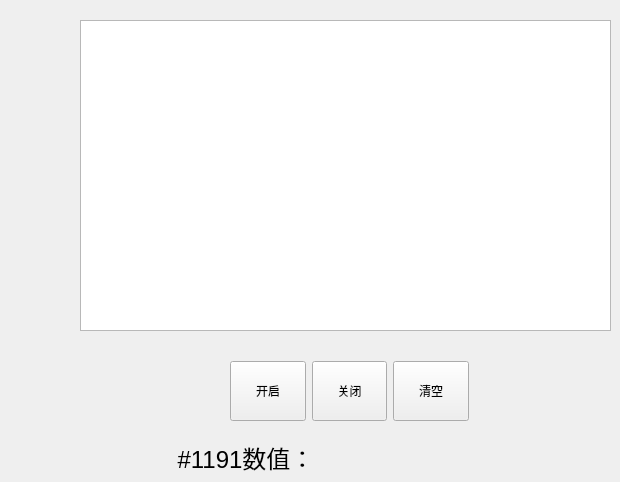
      <widget class="QWidget" name="tab_6">
       <attribute name="title">
        <string>热误差补偿</string>
       </attribute>
       <widget class="QTextBrowser" name="comp_textBrowser">
        <property name="geometry">
         <rect>
          <x>80</x>
          <y>20</y>
          <width>531</width>
          <height>311</height>
         </rect>
        </property>
       </widget>
       <widget class="QWidget" name="layoutWidget">
        <property name="geometry">
         <rect>
          <x>230</x>
          <y>360</y>
          <width>239</width>
          <height>62</height>
         </rect>
        </property>
        <layout class="QHBoxLayout" name="horizontalLayout_7">
         <item>
          <widget class="QPushButton" name="startcomp_pushButton">
           <property name="minimumSize">
            <size>
             <width>75</width>
             <height>60</height>
            </size>
           </property>
           <property name="text">
            <string>开启</string>
           </property>
          </widget>
         </item>
         <item>
          <widget class="QPushButton" name="closecomp_pushButton">
           <property name="minimumSize">
            <size>
             <width>75</width>
             <height>60</height>
            </size>
           </property>
           <property name="text">
            <string>关闭</string>
           </property>
          </widget>
         </item>
         <item>
          <widget class="QPushButton" name="clearcomp_pushButton">
           <property name="minimumSize">
            <size>
             <width>75</width>
             <height>60</height>
            </size>
           </property>
           <property name="text">
            <string>清空</string>
           </property>
          </widget>
         </item>
        </layout>
       </widget>
       <widget class="QWidget" name="layoutWidget_2">
        <property name="geometry">
         <rect>
          <x>170</x>
          <y>440</y>
          <width>358</width>
          <height>33</height>
         </rect>
        </property>
        <layout class="QHBoxLayout" name="horizontalLayout_14">
         <item>
          <widget class="QLabel" name="label_9">
           <property name="minimumSize">
            <size>
             <width>150</width>
             <height>0</height>
            </size>
           </property>
           <property name="text">
            <string>&lt;html&gt;&lt;head/&gt;&lt;body&gt;&lt;p align=&quot;center&quot;&gt;&lt;span style=&quot; font-size:18pt;&quot;&gt;#1191数值：&lt;/span&gt;&lt;/p&gt;&lt;/body&gt;&lt;/html&gt;</string>
           </property>
          </widget>
         </item>
         <item>
          <widget class="QLabel" name="_1191_Browserlabel">
           <property name="minimumSize">
            <size>
             <width>200</width>
             <height>0</height>
            </size>
           </property>
           <property name="text">
            <string/>
           </property>
          </widget>
         </item>
        </layout>
       </widget>
      </widget>
